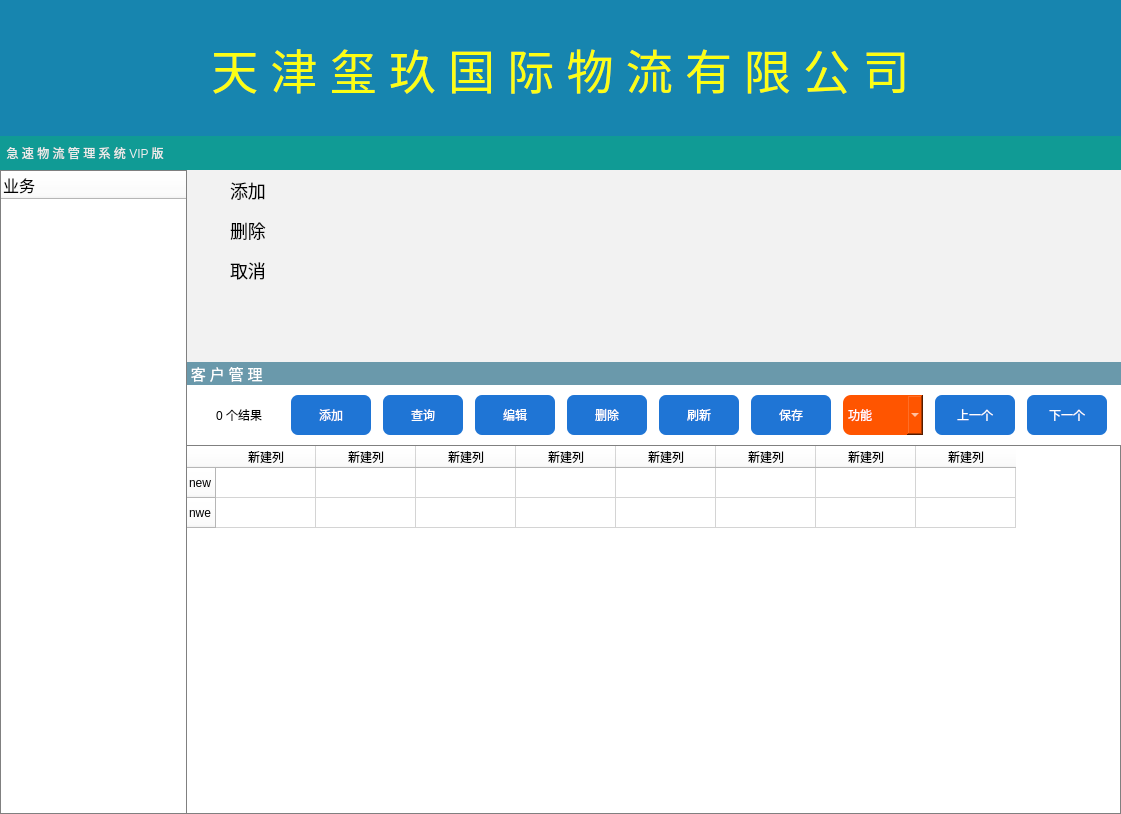
<?xml version="1.0" encoding="UTF-8"?>
<ui version="4.0">
 <class>Form</class>
 <widget class="QWidget" name="Form">
  <property name="geometry">
   <rect>
    <x>0</x>
    <y>0</y>
    <width>1121</width>
    <height>814</height>
   </rect>
  </property>
  <property name="windowTitle">
   <string>Form</string>
  </property>
  <layout class="QVBoxLayout" name="verticalLayout">
   <property name="spacing">
    <number>0</number>
   </property>
   <property name="leftMargin">
    <number>0</number>
   </property>
   <property name="topMargin">
    <number>0</number>
   </property>
   <property name="rightMargin">
    <number>0</number>
   </property>
   <property name="bottomMargin">
    <number>0</number>
   </property>
   <item>
    <widget class="QWidget" name="widget" native="true">
     <property name="sizePolicy">
      <sizepolicy hsizetype="Preferred" vsizetype="Expanding">
       <horstretch>0</horstretch>
       <verstretch>4</verstretch>
      </sizepolicy>
     </property>
     <property name="focusPolicy">
      <enum>Qt::NoFocus</enum>
     </property>
     <layout class="QHBoxLayout" name="horizontalLayout">
      <property name="spacing">
       <number>0</number>
      </property>
      <property name="leftMargin">
       <number>0</number>
      </property>
      <property name="topMargin">
       <number>0</number>
      </property>
      <property name="rightMargin">
       <number>0</number>
      </property>
      <property name="bottomMargin">
       <number>0</number>
      </property>
      <item>
       <widget class="QPushButton" name="pushButton_6">
        <property name="enabled">
         <bool>false</bool>
        </property>
        <property name="sizePolicy">
         <sizepolicy hsizetype="Expanding" vsizetype="Expanding">
          <horstretch>0</horstretch>
          <verstretch>0</verstretch>
         </sizepolicy>
        </property>
        <property name="font">
         <font>
          <family>微软雅黑</family>
          <pointsize>35</pointsize>
          <weight>50</weight>
          <italic>false</italic>
          <bold>false</bold>
         </font>
        </property>
        <property name="styleSheet">
         <string notr="true">background-color: rgb(23, 133, 175);
color: rgb(252, 254, 19);
font: 35pt &quot;微软雅黑&quot;;
border:none</string>
        </property>
        <property name="text">
         <string>天 津 玺 玖 国 际 物 流 有 限 公 司</string>
        </property>
       </widget>
      </item>
     </layout>
    </widget>
   </item>
   <item>
    <widget class="QWidget" name="widget_2" native="true">
     <property name="sizePolicy">
      <sizepolicy hsizetype="Preferred" vsizetype="Expanding">
       <horstretch>0</horstretch>
       <verstretch>1</verstretch>
      </sizepolicy>
     </property>
     <layout class="QHBoxLayout" name="horizontalLayout_2">
      <property name="spacing">
       <number>0</number>
      </property>
      <property name="leftMargin">
       <number>0</number>
      </property>
      <property name="topMargin">
       <number>0</number>
      </property>
      <property name="rightMargin">
       <number>0</number>
      </property>
      <property name="bottomMargin">
       <number>0</number>
      </property>
      <item>
       <widget class="QLabel" name="label_3">
        <property name="styleSheet">
         <string notr="true">font: 10pt &quot;微软雅黑&quot;;
color:rgb(236, 236, 236);
background-color: rgb(16, 155, 149);

</string>
        </property>
        <property name="text">
         <string>  急 速 物 流 管 理 系 统 VIP 版</string>
        </property>
       </widget>
      </item>
     </layout>
    </widget>
   </item>
   <item>
    <widget class="QWidget" name="widget_3" native="true">
     <property name="sizePolicy">
      <sizepolicy hsizetype="Preferred" vsizetype="Expanding">
       <horstretch>0</horstretch>
       <verstretch>19</verstretch>
      </sizepolicy>
     </property>
     <property name="styleSheet">
      <string notr="true">background-color:rgb(255, 255, 255);</string>
     </property>
     <layout class="QHBoxLayout" name="horizontalLayout_3">
      <property name="spacing">
       <number>0</number>
      </property>
      <property name="leftMargin">
       <number>0</number>
      </property>
      <property name="topMargin">
       <number>0</number>
      </property>
      <property name="rightMargin">
       <number>0</number>
      </property>
      <property name="bottomMargin">
       <number>0</number>
      </property>
      <item>
       <widget class="QWidget" name="widget_4" native="true">
        <property name="sizePolicy">
         <sizepolicy hsizetype="Expanding" vsizetype="Preferred">
          <horstretch>1</horstretch>
          <verstretch>0</verstretch>
         </sizepolicy>
        </property>
        <property name="styleSheet">
         <string notr="true"/>
        </property>
        <layout class="QVBoxLayout" name="verticalLayout_2">
         <property name="spacing">
          <number>0</number>
         </property>
         <property name="leftMargin">
          <number>0</number>
         </property>
         <property name="topMargin">
          <number>0</number>
         </property>
         <property name="rightMargin">
          <number>0</number>
         </property>
         <property name="bottomMargin">
          <number>0</number>
         </property>
         <item>
          <widget class="QTreeWidget" name="treewidget">
           <property name="font">
            <font>
             <family>微软雅黑</family>
             <underline>false</underline>
            </font>
           </property>
           <property name="styleSheet">
            <string notr="true">QTreeWidget{
	border:1px solid gray;
}
QTreeWidget QScroll::handle:horizontal{
	border:1px solid gray;
}</string>
           </property>
           <column>
            <property name="text">
             <string>业务</string>
            </property>
            <property name="font">
             <font>
              <pointsize>12</pointsize>
             </font>
            </property>
           </column>
          </widget>
         </item>
        </layout>
       </widget>
      </item>
      <item>
       <widget class="QWidget" name="widget_5" native="true">
        <property name="sizePolicy">
         <sizepolicy hsizetype="Expanding" vsizetype="Preferred">
          <horstretch>5</horstretch>
          <verstretch>0</verstretch>
         </sizepolicy>
        </property>
        <property name="styleSheet">
         <string notr="true">border:none;</string>
        </property>
        <layout class="QVBoxLayout" name="verticalLayout_3">
         <property name="spacing">
          <number>0</number>
         </property>
         <property name="leftMargin">
          <number>0</number>
         </property>
         <property name="topMargin">
          <number>0</number>
         </property>
         <property name="rightMargin">
          <number>0</number>
         </property>
         <property name="bottomMargin">
          <number>0</number>
         </property>
         <item>
          <widget class="QListWidget" name="listWidget">
           <property name="styleSheet">
            <string notr="true">
QListWidget *{
	 none;
	}
QListWidget{
	 background-color:#f2f2f2;
	font-size:18px;
	}

QListWidget::item
	{
	height:40px;
	
	padding-left:40px;
	padding-right:40px;
	border:none;
	
 }
QListWidget::item::hover
	{
	background-color:#91c9f7;
	border:2px solid #f2f2f2;
	text-border:none;
 }
QListWidget::item::text
	{
	color:black;
 }
</string>
           </property>
           <item>
            <property name="text">
             <string>添加</string>
            </property>
           </item>
           <item>
            <property name="text">
             <string>删除</string>
            </property>
           </item>
           <item>
            <property name="text">
             <string>取消</string>
            </property>
           </item>
          </widget>
         </item>
         <item>
          <widget class="QLabel" name="label_5">
           <property name="sizePolicy">
            <sizepolicy hsizetype="Preferred" vsizetype="Expanding">
             <horstretch>0</horstretch>
             <verstretch>1</verstretch>
            </sizepolicy>
           </property>
           <property name="font">
            <font>
             <family>微软雅黑</family>
             <pointsize>11</pointsize>
             <weight>50</weight>
             <italic>false</italic>
             <bold>false</bold>
            </font>
           </property>
           <property name="styleSheet">
            <string notr="true">background-color: rgb(106, 153, 171);
font: 11pt &quot;微软雅黑&quot;;
color:rgb(255, 255, 255)
</string>
           </property>
           <property name="text">
            <string> 客 户 管 理</string>
           </property>
          </widget>
         </item>
         <item>
          <widget class="QWidget" name="widget_6" native="true">
           <property name="sizePolicy">
            <sizepolicy hsizetype="Preferred" vsizetype="Preferred">
             <horstretch>0</horstretch>
             <verstretch>2</verstretch>
            </sizepolicy>
           </property>
           <property name="styleSheet">
            <string notr="true">border:none;</string>
           </property>
           <layout class="QVBoxLayout" name="verticalLayout_4">
            <property name="spacing">
             <number>0</number>
            </property>
            <property name="leftMargin">
             <number>0</number>
            </property>
            <property name="topMargin">
             <number>0</number>
            </property>
            <property name="rightMargin">
             <number>0</number>
            </property>
            <property name="bottomMargin">
             <number>0</number>
            </property>
            <item>
             <widget class="QWidget" name="widget_7" native="true">
              <layout class="QHBoxLayout" name="horizontalLayout_4">
               <property name="spacing">
                <number>0</number>
               </property>
               <property name="leftMargin">
                <number>0</number>
               </property>
               <property name="rightMargin">
                <number>0</number>
               </property>
               <item>
                <widget class="QLabel" name="mainauto_result_label">
                 <property name="sizePolicy">
                  <sizepolicy hsizetype="Fixed" vsizetype="Fixed">
                   <horstretch>1</horstretch>
                   <verstretch>0</verstretch>
                  </sizepolicy>
                 </property>
                 <property name="minimumSize">
                  <size>
                   <width>80</width>
                   <height>42</height>
                  </size>
                 </property>
                 <property name="layoutDirection">
                  <enum>Qt::LeftToRight</enum>
                 </property>
                 <property name="styleSheet">
                  <string notr="true">font: 15pt &quot;微软雅黑&quot;;
border-radius:12px;
border:none;</string>
                 </property>
                 <property name="frameShape">
                  <enum>QFrame::Box</enum>
                 </property>
                 <property name="text">
                  <string>0 个结果</string>
                 </property>
                 <property name="alignment">
                  <set>Qt::AlignCenter</set>
                 </property>
                </widget>
               </item>
               <item>
                <widget class="QPushButton" name="mainauto_add_btn">
                 <property name="sizePolicy">
                  <sizepolicy hsizetype="Fixed" vsizetype="Fixed">
                   <horstretch>2</horstretch>
                   <verstretch>0</verstretch>
                  </sizepolicy>
                 </property>
                 <property name="minimumSize">
                  <size>
                   <width>80</width>
                   <height>40</height>
                  </size>
                 </property>
                 <property name="styleSheet">
                  <string notr="true">QPushButton{
	border:none;
	border-radius:7px;	
	font: 13pt &quot;微软雅黑&quot;;
	background-color: rgb(31, 117, 213);
	color:rgb(255, 255, 255);
}
QPushButton:pressed{
	border:none;
	border-radius:7px;	
	font: 13pt &quot;微软雅黑&quot;;	
	background-color: rgb(31, 117, 213);
	color:rgb(31, 117, 213);
}</string>
                 </property>
                 <property name="text">
                  <string>添加</string>
                 </property>
                </widget>
               </item>
               <item>
                <widget class="QPushButton" name="mainauto_match_btn">
                 <property name="sizePolicy">
                  <sizepolicy hsizetype="Fixed" vsizetype="Fixed">
                   <horstretch>2</horstretch>
                   <verstretch>1</verstretch>
                  </sizepolicy>
                 </property>
                 <property name="minimumSize">
                  <size>
                   <width>80</width>
                   <height>40</height>
                  </size>
                 </property>
                 <property name="styleSheet">
                  <string notr="true">QPushButton{
	border:none;
	border-radius:7px;	
	font: 13pt &quot;微软雅黑&quot;;
	background-color: rgb(31, 117, 213);
	color:rgb(255, 255, 255);
}
QPushButton:pressed{
	border:none;
	border-radius:7px;	
	font: 13pt &quot;微软雅黑&quot;;	
	background-color: rgb(31, 117, 213);
	color:rgb(31, 117, 213);
}</string>
                 </property>
                 <property name="text">
                  <string>查询</string>
                 </property>
                </widget>
               </item>
               <item>
                <widget class="QPushButton" name="mainauto_edit_btn">
                 <property name="sizePolicy">
                  <sizepolicy hsizetype="Fixed" vsizetype="Fixed">
                   <horstretch>2</horstretch>
                   <verstretch>0</verstretch>
                  </sizepolicy>
                 </property>
                 <property name="minimumSize">
                  <size>
                   <width>80</width>
                   <height>40</height>
                  </size>
                 </property>
                 <property name="styleSheet">
                  <string notr="true">QPushButton{
	border:none;
	border-radius:7px;	
	font: 13pt &quot;微软雅黑&quot;;
	background-color: rgb(31, 117, 213);
	color:rgb(255, 255, 255);
}
QPushButton:pressed{
	border:none;
	border-radius:7px;	
	font: 13pt &quot;微软雅黑&quot;;	
	background-color: rgb(31, 117, 213);
	color:rgb(31, 117, 213);
}</string>
                 </property>
                 <property name="text">
                  <string>编辑</string>
                 </property>
                </widget>
               </item>
               <item>
                <widget class="QPushButton" name="mainauto_del_btn">
                 <property name="sizePolicy">
                  <sizepolicy hsizetype="Fixed" vsizetype="Fixed">
                   <horstretch>2</horstretch>
                   <verstretch>0</verstretch>
                  </sizepolicy>
                 </property>
                 <property name="minimumSize">
                  <size>
                   <width>80</width>
                   <height>40</height>
                  </size>
                 </property>
                 <property name="styleSheet">
                  <string notr="true">QPushButton{
	border:none;
	border-radius:7px;	
	font: 13pt &quot;微软雅黑&quot;;
	background-color: rgb(31, 117, 213);
	color:rgb(255, 255, 255);
}
QPushButton:pressed{
	border:none;
	border-radius:7px;	
	font: 13pt &quot;微软雅黑&quot;;	
	background-color: rgb(31, 117, 213);
	color:rgb(31, 117, 213);
}</string>
                 </property>
                 <property name="text">
                  <string>删除</string>
                 </property>
                </widget>
               </item>
               <item>
                <widget class="QPushButton" name="mainauto_saving_btn_2">
                 <property name="sizePolicy">
                  <sizepolicy hsizetype="Fixed" vsizetype="Fixed">
                   <horstretch>2</horstretch>
                   <verstretch>0</verstretch>
                  </sizepolicy>
                 </property>
                 <property name="minimumSize">
                  <size>
                   <width>80</width>
                   <height>40</height>
                  </size>
                 </property>
                 <property name="styleSheet">
                  <string notr="true">QPushButton{
	border:none;
	border-radius:7px;	
	font: 13pt &quot;微软雅黑&quot;;
	background-color: rgb(31, 117, 213);
	color:rgb(255, 255, 255);
}
QPushButton:pressed{
	border:none;
	border-radius:7px;	
	font: 13pt &quot;微软雅黑&quot;;	
	background-color: rgb(31, 117, 213);
	color:rgb(31, 117, 213);
}</string>
                 </property>
                 <property name="text">
                  <string>刷新</string>
                 </property>
                </widget>
               </item>
               <item>
                <widget class="QPushButton" name="mainauto_saving_btn">
                 <property name="sizePolicy">
                  <sizepolicy hsizetype="Fixed" vsizetype="Fixed">
                   <horstretch>2</horstretch>
                   <verstretch>0</verstretch>
                  </sizepolicy>
                 </property>
                 <property name="minimumSize">
                  <size>
                   <width>80</width>
                   <height>40</height>
                  </size>
                 </property>
                 <property name="styleSheet">
                  <string notr="true">QPushButton{
	border:none;
	border-radius:7px;	
	font: 13pt &quot;微软雅黑&quot;;
	background-color: rgb(31, 117, 213);
	color:rgb(255, 255, 255);
}
QPushButton:pressed{
	border:none;
	border-radius:7px;	
	font: 13pt &quot;微软雅黑&quot;;	
	background-color: rgb(31, 117, 213);
	color:rgb(31, 117, 213);
}</string>
                 </property>
                 <property name="text">
                  <string>保存</string>
                 </property>
                </widget>
               </item>
               <item>
                <widget class="QComboBox" name="mainauto_fucntion_combobox">
                 <property name="sizePolicy">
                  <sizepolicy hsizetype="Fixed" vsizetype="Fixed">
                   <horstretch>0</horstretch>
                   <verstretch>0</verstretch>
                  </sizepolicy>
                 </property>
                 <property name="minimumSize">
                  <size>
                   <width>80</width>
                   <height>40</height>
                  </size>
                 </property>
                 <property name="styleSheet">
                  <string notr="true">QComboBox{
	border:none;
	border-radius:8px;	
	font: 14pt &quot;微软雅黑&quot;;	
	background-color: rgb(255, 85, 0);
	color:rgb(255, 255, 255);
	border-left:none;
}
QComboBox:clicked{
	border:none;
	border-radius:8px;	
	font: 14pt &quot;微软雅黑&quot;;	
	background-color: rgb(255, 85, 0);
	color: rgb(255, 85, 0);
}
QComboBox::drop-down{
	width:30px;
	border-radius:8px;		
	image: url(:/mainauto/mainauto_function_checkbox_drop-down.png);
}
QComboBox QAbstractItemView{
	background-color:rgb(255, 170, 127);
}</string>
                 </property>
                 <item>
                  <property name="text">
                   <string>功能</string>
                  </property>
                 </item>
                 <item>
                  <property name="text">
                   <string>打开</string>
                  </property>
                 </item>
                 <item>
                  <property name="text">
                   <string>帮助</string>
                  </property>
                 </item>
                 <item>
                  <property name="text">
                   <string>换号</string>
                  </property>
                 </item>
                 <item>
                  <property name="text">
                   <string>tips</string>
                  </property>
                 </item>
                 <item>
                  <property name="text">
                   <string>历史</string>
                  </property>
                 </item>
                 <item>
                  <property name="text">
                   <string>部门</string>
                  </property>
                 </item>
                 <item>
                  <property name="text">
                   <string>Excel</string>
                  </property>
                 </item>
                 <item>
                  <property name="text">
                   <string>退出</string>
                  </property>
                 </item>
                </widget>
               </item>
               <item>
                <widget class="QPushButton" name="pushButton">
                 <property name="sizePolicy">
                  <sizepolicy hsizetype="Fixed" vsizetype="Fixed">
                   <horstretch>0</horstretch>
                   <verstretch>0</verstretch>
                  </sizepolicy>
                 </property>
                 <property name="minimumSize">
                  <size>
                   <width>80</width>
                   <height>40</height>
                  </size>
                 </property>
                 <property name="styleSheet">
                  <string notr="true">QPushButton{
	border:none;
	border-radius:7px;	
	font: 13pt &quot;微软雅黑&quot;;
	background-color: rgb(31, 117, 213);
	color:rgb(255, 255, 255);
}
QPushButton:pressed{
	border:none;
	border-radius:7px;	
	font: 13pt &quot;微软雅黑&quot;;	
	background-color: rgb(31, 117, 213);
	color:rgb(31, 117, 213);
}</string>
                 </property>
                 <property name="text">
                  <string>上一个</string>
                 </property>
                </widget>
               </item>
               <item>
                <widget class="QPushButton" name="pushButton_2">
                 <property name="sizePolicy">
                  <sizepolicy hsizetype="Fixed" vsizetype="Fixed">
                   <horstretch>0</horstretch>
                   <verstretch>0</verstretch>
                  </sizepolicy>
                 </property>
                 <property name="minimumSize">
                  <size>
                   <width>80</width>
                   <height>40</height>
                  </size>
                 </property>
                 <property name="styleSheet">
                  <string notr="true">QPushButton{
	border:none;
	border-radius:7px;	
	font: 13pt &quot;微软雅黑&quot;;
	background-color: rgb(31, 117, 213);
	color:rgb(255, 255, 255);
}
QPushButton:pressed{
	border:none;
	border-radius:7px;	
	font: 13pt &quot;微软雅黑&quot;;	
	background-color: rgb(31, 117, 213);
	color:rgb(31, 117, 213);
}</string>
                 </property>
                 <property name="text">
                  <string>下一个</string>
                 </property>
                </widget>
               </item>
              </layout>
             </widget>
            </item>
           </layout>
          </widget>
         </item>
         <item>
          <widget class="QTableWidget" name="tableWidget">
           <property name="sizePolicy">
            <sizepolicy hsizetype="Preferred" vsizetype="Expanding">
             <horstretch>0</horstretch>
             <verstretch>17</verstretch>
            </sizepolicy>
           </property>
           <property name="font">
            <font>
             <family>微软雅黑</family>
             <pointsize>9</pointsize>
             <weight>50</weight>
             <italic>false</italic>
             <bold>false</bold>
             <kerning>false</kerning>
            </font>
           </property>
           <property name="layoutDirection">
            <enum>Qt::LeftToRight</enum>
           </property>
           <property name="styleSheet">
            <string notr="true">QPushButton{
	border:none;
	border-radius:7px;	
	font: 15pt &quot;微软雅黑&quot;;
	background-color: rgb(31, 117, 213);
	color:rgb(255, 255, 255);
}
QPushButton:pressed{
	border:none;
	border-radius:7px;	
	font: 15pt &quot;微软雅黑&quot;;	
	background-color: rgb(31, 117, 213);
	color:rgb(31, 117, 213);
}
QTableWidget{
	border:1px solid gray;
	border-left:none;	
	font: 9pt &quot;微软雅黑&quot;;
}</string>
           </property>
           <attribute name="horizontalHeaderMinimumSectionSize">
            <number>26</number>
           </attribute>
           <row>
            <property name="text">
             <string>new</string>
            </property>
           </row>
           <row>
            <property name="text">
             <string>nwe</string>
            </property>
           </row>
           <column>
            <property name="text">
             <string>新建列</string>
            </property>
           </column>
           <column>
            <property name="text">
             <string>新建列</string>
            </property>
           </column>
           <column>
            <property name="text">
             <string>新建列</string>
            </property>
           </column>
           <column>
            <property name="text">
             <string>新建列</string>
            </property>
           </column>
           <column>
            <property name="text">
             <string>新建列</string>
            </property>
           </column>
           <column>
            <property name="text">
             <string>新建列</string>
            </property>
           </column>
           <column>
            <property name="text">
             <string>新建列</string>
            </property>
           </column>
           <column>
            <property name="text">
             <string>新建列</string>
            </property>
           </column>
          </widget>
         </item>
        </layout>
       </widget>
      </item>
     </layout>
    </widget>
   </item>
  </layout>
 </widget>
 <resources>
  <include location="../image/mainauto.qrc"/>
 </resources>
 <connections>
  <connection>
   <sender>mainauto_add_btn</sender>
   <signal>clicked(bool)</signal>
   <receiver>Form</receiver>
   <slot>mainauto_add_btn_lk()</slot>
   <hints>
    <hint type="sourcelabel">
     <x>383</x>
     <y>253</y>
    </hint>
    <hint type="destinationlabel">
     <x>1279</x>
     <y>237</y>
    </hint>
   </hints>
  </connection>
  <connection>
   <sender>mainauto_match_btn</sender>
   <signal>clicked(bool)</signal>
   <receiver>Form</receiver>
   <slot>mainauto_match_btn_lk()</slot>
   <hints>
    <hint type="sourcelabel">
     <x>473</x>
     <y>253</y>
    </hint>
    <hint type="destinationlabel">
     <x>1236</x>
     <y>251</y>
    </hint>
   </hints>
  </connection>
  <connection>
   <sender>mainauto_edit_btn</sender>
   <signal>clicked(bool)</signal>
   <receiver>Form</receiver>
   <slot>mainauto_edit_btn_lk()</slot>
   <hints>
    <hint type="sourcelabel">
     <x>563</x>
     <y>253</y>
    </hint>
    <hint type="destinationlabel">
     <x>1222</x>
     <y>221</y>
    </hint>
   </hints>
  </connection>
  <connection>
   <sender>mainauto_del_btn</sender>
   <signal>clicked(bool)</signal>
   <receiver>Form</receiver>
   <slot>mainauto_del_btn_lk()</slot>
   <hints>
    <hint type="sourcelabel">
     <x>653</x>
     <y>253</y>
    </hint>
    <hint type="destinationlabel">
     <x>1281</x>
     <y>275</y>
    </hint>
   </hints>
  </connection>
  <connection>
   <sender>mainauto_saving_btn</sender>
   <signal>clicked(bool)</signal>
   <receiver>Form</receiver>
   <slot>mainauto_saving_btn_lk()</slot>
   <hints>
    <hint type="sourcelabel">
     <x>768</x>
     <y>244</y>
    </hint>
    <hint type="destinationlabel">
     <x>1281</x>
     <y>263</y>
    </hint>
   </hints>
  </connection>
  <connection>
   <sender>mainauto_fucntion_combobox</sender>
   <signal>currentIndexChanged(int)</signal>
   <receiver>Form</receiver>
   <slot>mainauto_function_combobox_lk()</slot>
   <hints>
    <hint type="sourcelabel">
     <x>864</x>
     <y>226</y>
    </hint>
    <hint type="destinationlabel">
     <x>1139</x>
     <y>228</y>
    </hint>
   </hints>
  </connection>
  <connection>
   <sender>pushButton_2</sender>
   <signal>clicked()</signal>
   <receiver>Form</receiver>
   <slot>mainauto_function_btn_2_lk()</slot>
   <hints>
    <hint type="sourcelabel">
     <x>1054</x>
     <y>233</y>
    </hint>
    <hint type="destinationlabel">
     <x>1144</x>
     <y>193</y>
    </hint>
   </hints>
  </connection>
  <connection>
   <sender>pushButton</sender>
   <signal>clicked()</signal>
   <receiver>Form</receiver>
   <slot>mainauto_function_btn_1_lk()</slot>
   <hints>
    <hint type="sourcelabel">
     <x>955</x>
     <y>233</y>
    </hint>
    <hint type="destinationlabel">
     <x>1210</x>
     <y>127</y>
    </hint>
   </hints>
  </connection>
  <connection>
   <sender>mainauto_saving_btn_2</sender>
   <signal>clicked(bool)</signal>
   <receiver>Form</receiver>
   <slot>mainauto_fresh_btn_lk()</slot>
   <hints>
    <hint type="sourcelabel">
     <x>712</x>
     <y>230</y>
    </hint>
    <hint type="destinationlabel">
     <x>1137</x>
     <y>259</y>
    </hint>
   </hints>
  </connection>
 </connections>
 <slots>
  <slot>mainauto_add_btn_lk()</slot>
  <slot>mainauto_match_btn_lk()</slot>
  <slot>mainauto_edit_btn_lk()</slot>
  <slot>mainauto_del_btn_lk()</slot>
  <slot>mainauto_function_btn_lk()</slot>
  <slot>mainauto_saving_btn_lk()</slot>
  <slot>mainauto_function_btn_1_lk()</slot>
  <slot>mainauto_function_btn_2_lk()</slot>
  <slot>mainauto_function_combobox_lk()</slot>
  <slot>mainauto_tabelwidget_lk()</slot>
  <slot>mainauto_fresh_btn_lk()</slot>
 </slots>
</ui>
